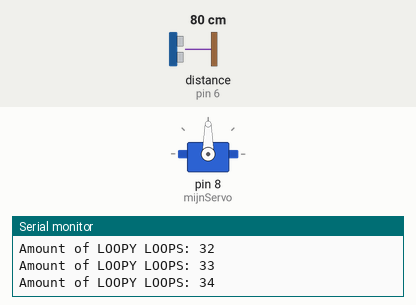
Bench run of a sketch on a simulated Arduino Uno, built with avr-gcc and run on an emulated ATmega328P. Shown: servo, the last lines printed to the serial monitor. Inputs (shaded band) come from the test bench; at power-on: distance to the obstacle (sensor on pin 6) 80 cm.

Above: at 1.2 s.
1.3 s: distance to the obstacle (sensor on pin 6) set to 32 cm
2.8 s: distance to the obstacle (sensor on pin 6) set to 27 cm
At 3.7 s:
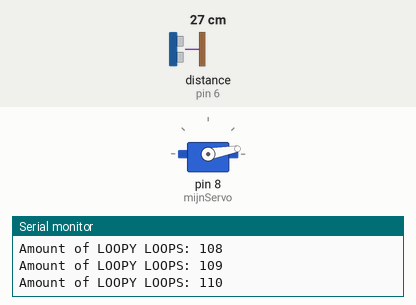
5.8 s: distance to the obstacle (sensor on pin 6) set to 4 cm
At 6.0 s:
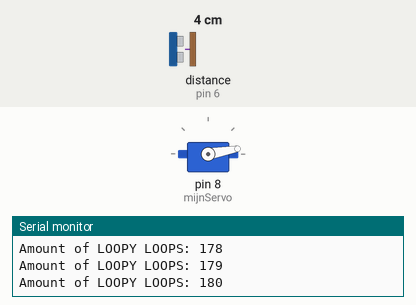
8.8 s: distance to the obstacle (sensor on pin 6) set to 8 cm
11.8 s: distance to the obstacle (sensor on pin 6) set to 11 cm
At 12.24 s:
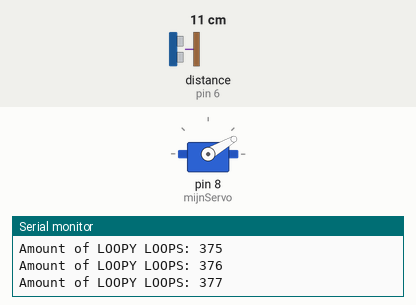
14.8 s: distance to the obstacle (sensor on pin 6) set to 2 cm
At 14.95 s:
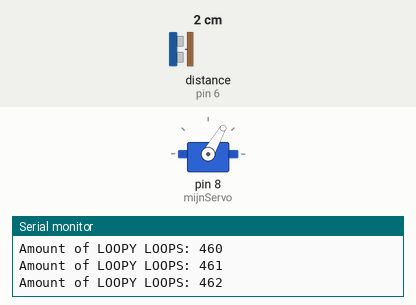
Timing chart, 0 to 18.8 s (numbered marks = the images above; inputs shaded):
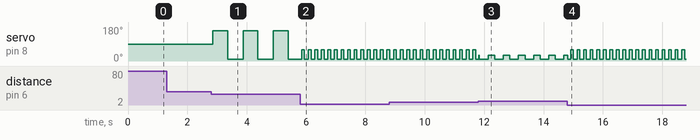

The sketch:

Servo-Afstand_Les2.ino
```cpp
// Installeer de library voor de teller. Zoek op "elapsedMillis.h" by Peter Freerick. Via "Tools > Manage Libraies".
// Lukt het niet? Kijk dan naar de uitgebreide uitleg op de introductiepagina https://github.com/harmsel/Ubicomp-code
#include <elapsedMillis.h> //verwijzing naar de library (extra code voor de teller)
elapsedMillis timeElapsed; // maakt een teller aan met de naam "timeElapsed"

// Installeer de library voor de afstandsensor zoek op "Grove ultrasonic ranger" by Seeed Studio
#include "Ultrasonic.h" //verwijzing naar de library van de afstandsensor
Ultrasonic ultrasonic(6); //Steek de ultrasoon sensor in D6 van je Arduino

// De library voor de Servo (deze hoef je niet te installeren)
#include <Servo.h> //verwijzing naar de library van de servo
Servo mijnServo;  // Maakt een servoObject aan met de naam 'mijnServo"

int loopAmount = 0;
int loopString = "Loop amount";

void setup() {
  Serial.begin(9600);
  mijnServo.attach(8);  // //Steek de servo in D8 van je Arduino
}

void loop() {
  long afstand = ultrasonic.MeasureInCentimeters();
//  Serial.println(afstand);
  loopAddOne();
  if (afstand < 10) { // hij is heel BANG!!!
    wiebel(10, 60, 100);// hoekStart,  hoekEinde,  snelheid
  } else if (afstand < 20) {
    wiebel(10, 30, 250);// hoekStart,  hoekEinde,  snelheid
  } else if (afstand < 30) {
    wiebel(10, 160, 500);// hoekStart,  hoekEinde,  snelheid
  }
  delay(30);
}

void loopAddOne() {
  loopAmount = loopAmount + 1;
  Serial.print("Amount of LOOPY LOOPS: ");
  Serial.println(loopAmount);
}

// functie die laat wiebelen
void wiebel(int hoekStart, int hoekEinde, int snelheid)
{
  if (timeElapsed < snelheid) { //zolang de teller minder dan 1000 is, doe onderstaande
    mijnServo.write(hoekEinde);   // draai de servo naar 170 graden
  } else if (timeElapsed < (snelheid * 2)) { // zolang de teller niet onder 1000 wel onder de 2000 is:
    mijnServo.write(hoekStart);   // draai de servo naar 10 graden
  } else { // in de andere gevallen (dus NIET <1000 of <2000) doe dan:
    timeElapsed = 0; //begin opnieuw met tellen van Milliseconden
  }
}
```

Measured:
- the behaviour switches between 30 and 29 cm on distance to the obstacle (sensor on pin 6) (found by bisection; images 0 and 1)
- the behaviour switches between 9 and 10 cm on distance to the obstacle (sensor on pin 6) (found by bisection; images 2 and 3)
- after the input at 2.8 s, servo on pin 8 (mijnServo): alternates 160° for 0.49 s and 10° for 0.53 s, starting after 0.06 s
- after the input at 5.8 s, servo on pin 8 (mijnServo): alternates 60° for 0.09 s and 10° for 0.13 s, starting after 0.05 s
- after the input at 14.8 s, servo on pin 8 (mijnServo): alternates 60° for 0.09 s and 10° for 0.13 s, starting at once
